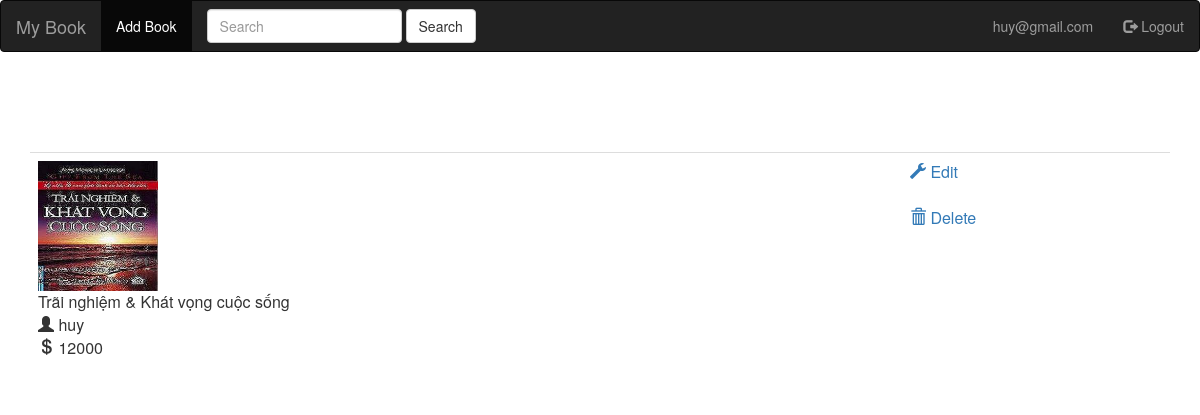
/books/1/ (signed in), run on the app's committed database.
### app/models.py (models this page shows, shortened)
class User(UserMixin,db.Model):
    id = db.Column(db.Integer, primary_key=True)
    username = db.Column(db.String(64), index=True, unique=True)
    email = db.Column(db.String(120), index=True, unique=True)
    role = db.Column(db.String(24))
    password=db.Column(db.String(128))

class Book(db.Model):
    id=db.Column(db.Integer, primary_key=True)
    bookname=db.Column(db.String(120))
    author=db.Column(db.String(120))
    img=db.Column(db.String(120))
    price=db.Column(db.Integer)

### app/routes.py (the view)
@app.route('/books/<int:book_id>/')
@login_required
def book_detail(book_id):
    appt = db.session.query(Book).get(book_id)
    if appt is None :
        abort(404)
    return render_template('/detail.html', appt=appt)

### app/models.py (called while the page is built)
@login.user_loader
def load_user(id):
    return User.query.get(int(id))

### app/templates/detail.html (shortened to what this page needs)
{% extends "base.html" %}
{% block content %}
<table  class="table table-hover">
    <tr>
        <td>
          <img src="/static/{{ appt.img}}" title="Ảnh"style="width: 120px;height: 130px;"> <br>
          {{ appt.bookname}}<br>
          <span class="glyphicon glyphicon-user"></span> {{appt.author}}<br>
          <span class="glyphicon glyphicon-usd"></span> {{appt.price}}<br>
        </td>
        <td>
            <a href="{{ url_for('book_edit', book_id=appt.id) }}" >
                <span class="glyphicon glyphicon-wrench"></span> Edit
              </a>
              </a><br><br>
              <a href="{{ url_for('book_delete', book_id=appt.id) }}">
                <span class="glyphicon glyphicon-trash"></span>
                Delete
              </a>
        </td>
    </tr>
</table>
{% endblock %}

### app/templates/base.html (shortened to what this page needs)
<html>
    <head>
        <link rel="stylesheet" href="https://maxcdn.bootstrapcdn.com/bootstrap/3.4.1/css/bootstrap.min.css">
    </head>
    <body>
        <nav class="navbar navbar-inverse">
            <div class="container-fluid">
              <div class="navbar-header">
                <a class="navbar-brand" href="{{ url_for('Book_list') }}">My Book</a>
              </div>
              {% if current_user.is_anonymous %}
              <ul class="nav navbar-nav navbar-right">
                <li><a href="/register"><span class="glyphicon glyphicon-user"></span> Sign Up</a></li>
                <li><a href="/login"><span class="glyphicon glyphicon-log-in" ></span> Login</a></li>
              </ul>
              {% else %}
              <ul class="nav navbar-nav">
                <li class="active"><a href="/upload">Add Book</a></li>
                <li>
                  <form class="navbar-form navbar-left" action="{{ url_for('book_search') }}">
                    <div class="form-group">
                      <input type="text" class="form-control" placeholder="Search" name="search">
                    </div>
                    <button type="submit" class="btn btn-default">Search</button>
                  </form>
                </li>
              </ul>
              <ul class="nav navbar-nav navbar-right">
                <li><a href="#">{{ current_user.email }}</a></li>
              <li><a href="/logout"><span class="glyphicon glyphicon-log-out"></span> Logout</a></li>
            </ul>
              {% endif %}
            </div>
          </nav>
        <br>
            <div class="content container">
        {% block content %}
        {% endblock %}
            </div>
    </body>
</html>

### app/templates/base.html (style rules this page uses)
.content { margin-top: 60px; }
* { box-sizing: border-box; }

### data on the page
User: email "huy@gmail.com"
Book: img (picture), bookname "Trãi nghiệm & Khát vọng cuộc sống", author "huy", price "12000"
